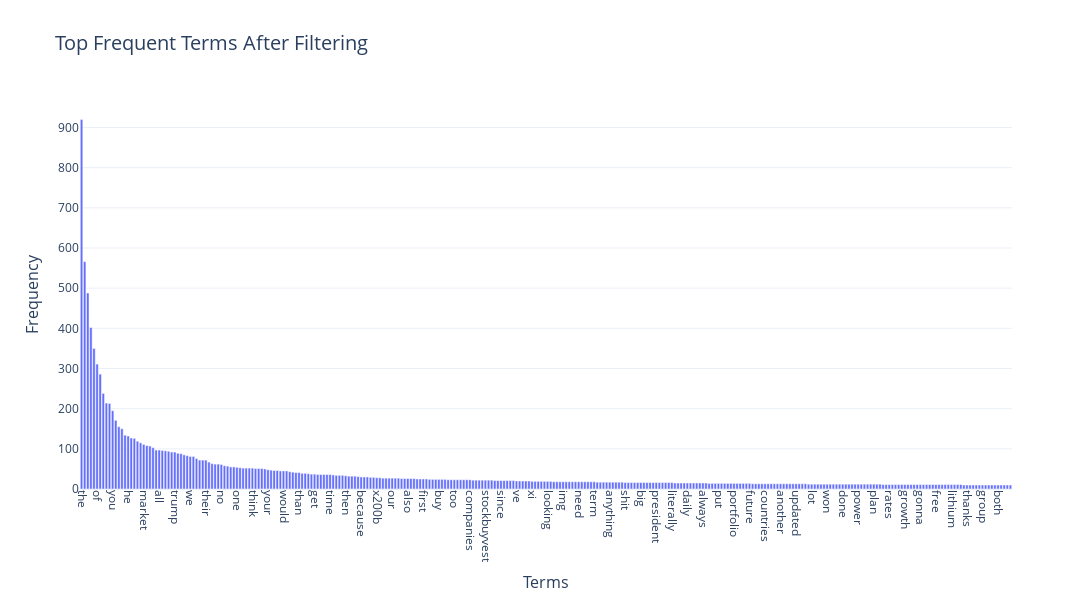

Notebook code cell kept with this figure:
### Markdown cell above
### Ex14: sort 300 terms

### Code cell
# Answer here
term_frequencies = np.sum(df_counts.toarray(), axis=0)  # Sum over all documents

top_n = 300  # keep 300 most frequent terms
sorted_indices = np.argsort(term_frequencies)[::-1] 
top_indices = sorted_indices[:top_n]

X_counts_reduced = df_counts[:, top_indices]

top_terms = count_vect.get_feature_names_out()[top_indices]

term_data = pd.DataFrame({
    'Term': top_terms,  # The most frequent terms after filtering
    'Frequency': term_frequencies[top_indices]  # Corresponding frequencies
})

fig = px.bar(term_data, 
             x='Term', 
             y='Frequency', 
             title='Top Frequent Terms After Filtering',
             labels={'Term': 'Terms', 'Frequency': 'Frequency'},
             template='plotly_white')

fig.update_layout(
    xaxis=dict(tickangle=90),
    height=600,
    width=1200, 
    title_font_size=20,
    xaxis_title_font_size=16,
    yaxis_title_font_size=16
)

fig.show()

### Figure 1 — Plotly figure (JSON) as saved in the notebook; plotly's stock layout.template omitted (floating-point values rounded to 4 significant figures; data arrays with more than 128 entries replaced by an {"elided": "..."} marker saying what was removed)
{"data": [{"hovertemplate": "Terms=%{x}<br>Frequency=%{y}<extra></extra>", "legendgroup": "", "marker": {"color": "#636efa", "pattern": {"shape": ""}}, "name": "", "orientation": "v", "showlegend": false, "textposition": "auto", "type": "bar", "x": {"elided": "300 str values"}, "xaxis": "x", "y": {"elided": "300 int values"}, "yaxis": "y"}], "layout": {"barmode": "relative", "height": 600, "legend": {"tracegroupgap": 0}, "title": {"font": {"size": 20}, "text": "Top Frequent Terms After Filtering"}, "width": 1200, "xaxis": {"anchor": "y", "domain": [0, 1], "tickangle": 90, "title": {"font": {"size": 16}, "text": "Terms"}}, "yaxis": {"anchor": "x", "domain": [0, 1], "title": {"font": {"size": 16}, "text": "Frequency"}}}}
